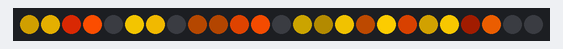
Recording of a sketch running on a simulated Arduino Uno, built with avr-gcc and run on an emulated ATmega328P. Parts: 25 RGB LEDs in strip order, left to right. Dim RGB values are drawn brighter than linear; random numbers use the default seed unless the sketch sets one; what the sketch prints to the serial monitor is not drawn.

Above: at 1.17 s.
At 7.3 s:
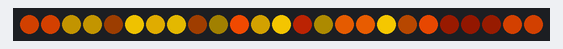
At 12.85 s:
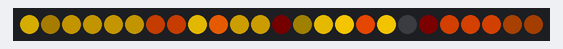
At 18.3 s:
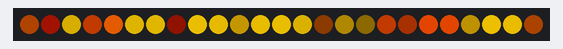
At 28.88 s:
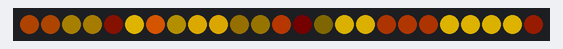
At 39.67 s:
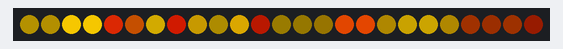

The sketch:

fire.ino
```cpp
#include <Adafruit_NeoPixel.h>
#ifdef __AVR__
 #include <avr/power.h> // Required for 16 MHz Adafruit Trinket
#endif

#define LED_PIN    8
#define LED_COUNT  25

//This sets the max brightness for the entire strip, and is also used in determining an individual pixel's brightness.
//Max brightness 0-255
#define BRIGHTNESS 255

struct color
{
  byte R;
  byte G;
  byte B;
};

struct pixel
{
  int address;
  color pixelColor;
  int lifetime;
};

const color barn_red = {128, 17, 0};
const color mystic_red = {244, 75, 0};
const color engineer_orange = {182, 34, 3};
const color sinopia = {215, 53, 2};
const color orange = {252, 100, 0};
const color gold = {250, 192, 0};
const color yellow = {255, 230, 0};
const color yellow_orange = {255, 206, 0};
const color sunny = {245, 240, 108};
const color mango_tango {255, 138, 72};


color colors[] = {yellow_orange, mystic_red, engineer_orange, sinopia, orange, barn_red, gold, yellow};
int numColors = sizeof(colors) / sizeof(colors[0]);

pixel pixels[LED_COUNT];

Adafruit_NeoPixel strip(LED_COUNT, LED_PIN, NEO_GRB + NEO_KHZ800);

void setup() {
  // optional console output for validation (set Tools->USB CDC on Boot->Enabled)
  Serial.begin(115200);
  delay(1000);
  strip.begin();           // INITIALIZE NeoPixel strip object (REQUIRED)
  strip.show();            // Turn OFF all pixels ASAP
  strip.setBrightness(BRIGHTNESS);

  Serial.print("Detected ");
  Serial.print(numColors);
  Serial.println(" colors.");

  for(int i=0; i<strip.numPixels(); i++)
  {
    int colorIndex = random(0, numColors - 1);
    int lifetime = random(10,BRIGHTNESS);

    pixels[i].address = i;
    pixels[i].pixelColor = colors[colorIndex];
    pixels[i].lifetime = lifetime;
  }
}

void loop() {
  for(int i=0; i<strip.numPixels(); i++)
  {
      int moveDirectionRoll = random(0,100);

      //Move the pixel address up or down by one.
      if(moveDirectionRoll > 50)
      {
        pixels[i].address = pixels[i].address + 1;
      }
      else
      {
        pixels[i].address = pixels[i].address - 1;
      }

      //If the new pixel address is too high or too low, set it to 0.
      if(pixels[i].address > strip.numPixels() - 1 || pixels[i].address <= 0)
      {
        pixels[i].address = 0;
      }

      //The pixel has turned black.
      if(pixels[i].lifetime <= 0)
      {
          //Assign the pixel a new color and lifetime
          int randomColorIndex = random(0, numColors - 1);
          pixels[i].pixelColor = colors[randomColorIndex];
          pixels[i].lifetime = random(10, BRIGHTNESS);
      }

      //Randomly choose whether or not we want the pixel to get brighter or darker.
      int lifeIncreaseRoll = random(0,100);
      int lifetimeDelta = random(2,6);
      if(lifeIncreaseRoll >= 40)
      {
          pixels[i].lifetime = pixels[i].lifetime - lifetimeDelta;
      }
      else
      {
          if(pixels[i].lifetime + lifetimeDelta >= BRIGHTNESS)
          {
            pixels[i].lifetime = pixels[i].lifetime - lifetimeDelta;
          }
          else
          {
            pixels[i].lifetime = pixels[i].lifetime + lifetimeDelta;
          }
      }

      //Set the pixel color after all of this madness.
      strip.setPixelColor(pixels[i].address, (pixels[i].lifetime * pixels[i].pixelColor.R / 255), (pixels[i].lifetime * pixels[i].pixelColor.G / 255), (pixels[i].lifetime * pixels[i].pixelColor.B / 255));
      strip.show();
  }

  delay(random(50,250));
}
```
